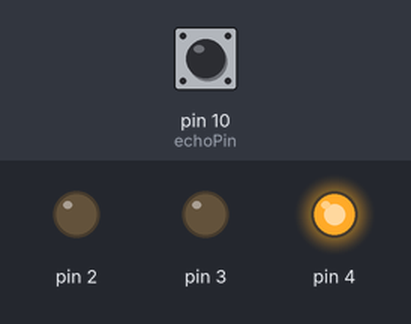
This sketch was run on a simulated Arduino Uno, built with avr-gcc and run on an emulated ATmega328P. Shown: output pins drawn as LEDs (lit = HIGH). The test bench sets the inputs (shaded band); at power-on: pin 10 (echoPin) LOW. Pins used as bus, display or sensor lines are not drawn.

Above: at 1.2 s.
1.3 s: pin 10 (echoPin) pulsed HIGH 2 times (0.12 s each, 0.3 s apart)
At 2.1 s:
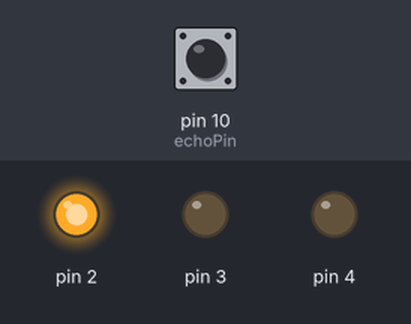
At 2.6 s:
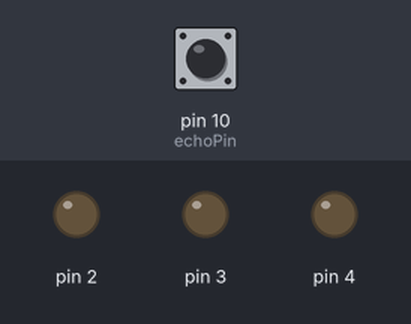
Timing chart, 0 to 10.3 s (numbered marks = the images above; inputs shaded):
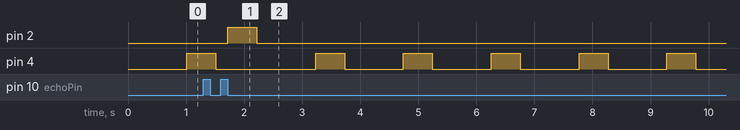

The sketch:

sonar_project.ino
```cpp
#include <stdio.h>
const int trigPin=6;
const int echoPin=10;

void setup() {
  pinMode (trigPin,OUTPUT);
  pinMode (echoPin, INPUT);
  pinMode (3,OUTPUT);
  pinMode (2,OUTPUT);
  pinMode (4,OUTPUT);
  Serial.begin(9600);
  }

void loop() {
  long duration,distance;

  digitalWrite(trigPin,LOW);
  delay (2);
  digitalWrite (trigPin,HIGH);
  delay(10);
  digitalWrite (trigPin,LOW);

  duration=pulseIn(echoPin,HIGH);
  distance = duration*0.034/2; //speed unit is cm/microseconds

  if(distance<=20)
  {
    digitalWrite (4,HIGH);
    delay (500);
    digitalWrite (4,LOW);
  }
  if(distance>=80)
  {
    digitalWrite (2,HIGH);
    delay (500);
    digitalWrite (2,LOW);
  }
  if (distance>20 && distance<80)
  {
    digitalWrite (3,HIGH);
    delay (500);
    digitalWrite (3,LOW);
  }


}
```

Measured:
- after the input at 1.3 s, pin 2: LOW → HIGH after 0.42 s, → LOW 0.50 s later
- by itself, pin 4: repeats every 1.5 s: HIGH 0.50 s, LOW 1.0 s
